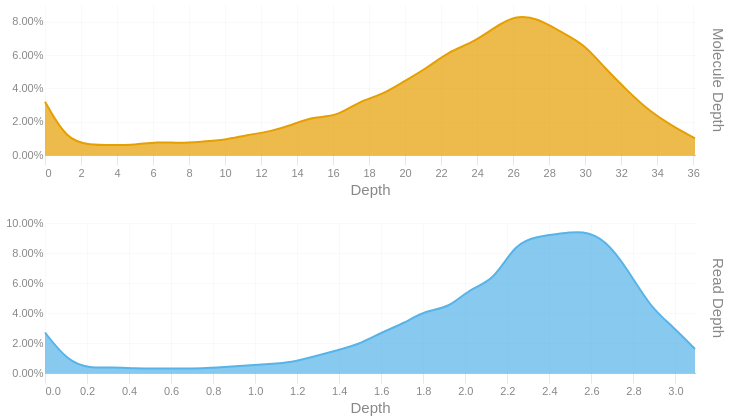

The notebook cell this image was saved under:
### Code cell
readdep = depth_hist(tb['Read Depth'], q99, 3)
readdep = readdep.with_columns(pl.lit('Read Depth').alias('Metric'))
if not SKIPLR:
    moldep = depth_hist(tb['Molecule Depth'], mol_q99, 1)
    moldep = moldep.with_columns(pl.lit('Molecule Depth').alias('Metric'))
    _hist = pl.concat([readdep, moldep])
    _hist = _hist.filter(pl.col('Proportion') != 0)
    with SafeRender(_hist):
        (
            alt.Chart(_hist)        
            .mark_area(interpolate = "basis")
            .encode(
                x=alt.X('Bin:Q').scale(domainMin=0).axis(alt.Axis(title='Depth')),
                y = alt.Y('Proportion:Q', title = None).axis(format = '.2%'),
                color = alt.Color('Metric:N').legend(None),
                row = alt.Row("Metric:N").header(title = None, labelOrient = 'right'),
                tooltip = [
                    alt.Tooltip("Metric:N", title = "Metric"),
                    alt.Tooltip('Interval:N', title = "Depth Interval"),
                    alt.Tooltip('Proportion:Q', title = "% Alignments").format('.2%')
                ]
            )
            .resolve_scale(x='independent', y='independent')
            .properties(
                height = 150, width = 650,
                usermeta={'embedOptions': {'downloadFileName': f'{samplename}.depth.hist'}}
            )
        ).display()
else:
    readdep = readdep.filter(pl.col('Proportion') != 0)
    with SafeRender(readdep):
        (
            alt.Chart(readdep)        
            .mark_area(interpolate = "basis")
            .encode(
                x=alt.X('Bin:Q').scale(domainMin=0).axis(alt.Axis(title='Depth')),
                y = alt.Y('Proportion:Q', title = None).axis(format = '.2%'),
                tooltip = [
                    alt.Tooltip('Interval:N', title = "Depth Interval"),
                    alt.Tooltip('Proportion:Q', title = "% Alignments").format('.2%')
                ]
            )
            .properties(
                usermeta={'embedOptions': {'downloadFileName': f'{samplename}.depth.hist'}}
            )
        ).display()

### Figure 1 — Vega-Lite specification as saved in the notebook (floating-point values rounded to 4 significant figures)
{"width": 650, "height": 150, "config": {"title": {"anchor": "start", "dy": -15, "fontSize": 18, "color": "#888888", "subtitleColor": "#888888", "subtitleFontSize": 14}, "arc": {"fill": "#0072B2"}, "axis": {"domainColor": "#888888", "domainWidth": 0.5, "gridWidth": 0.2, "grid": false, "titleFontWeight": 400, "titleFontSize": 15, "labelFontSize": 11, "labelColor": "#888888", "tickColor": "#888888", "tickWidth": 0.2, "titleColor": "#888888"}, "axisBand": {"grid": false}, "axisX": {"grid": true, "tickSize": 10, "domainCap": "round"}, "axisY": {"domain": false, "grid": true, "tickSize": 0, "domainCap": "round"}, "background": "transparent", "header": {"labelFontSize": 15, "labelColor": "#888888", "titleFontSize": 15, "titleFontWeight": 600, "titleColor": "#888888"}, "legend": {"labelFont": "sans-serif", "labelFontSize": 12, "labelColor": "#888888", "symbolSize": 100, "symbolType": "circle", "titleFontSize": 12, "titlePadding": 10, "titleColor": "#888888", "title": null}, "range": {"category": ["#E69F00", "#56B4E9", "#009E73", "#F0E442", "#0072B2", "#D55E00", "#CC79A7", "#000000"], "diverging": ["#cfe8f3", "#a2d4ec", "#73bfe2", "#46abdb", "#1696d2", "#12719e"]}, "area": {"fill": "#0072B2", "fillOpacity": 0.7, "line": true, "strokeOpacity": 0.7}, "line": {"color": "#0072B2", "stroke": "#0072B2", "strokeWidth": 2}, "trail": {"color": "#0072B2", "stroke": "#0072B2", "strokeWidth": 0, "size": 1}, "point": {"filled": true, "fillOpacity": 1.0, "size": 95}, "text": {"color": "#888888", "fontSize": 11, "align": "right", "fontWeight": 400, "size": 11}, "bar": {"fill": "#0072B2", "stroke": null}, "view": {"stroke": null, "continuousWidth": 660, "continuousHeight": 400}}, "data": {"name": "data-eea3521381503638a06ed122b3b8dbec"}, "mark": {"type": "area", "interpolate": "basis"}, "encoding": {"color": {"field": "Metric", "legend": null, "type": "nominal"}, "row": {"field": "Metric", "header": {"title": null, "labelOrient": "right"}, "type": "nominal"}, "tooltip": [{"field": "Metric", "title": "Metric", "type": "nominal"}, {"field": "Interval", "title": "Depth Interval", "type": "nominal"}, {"field": "Proportion", "format": ".2%", "title": "% Alignments", "type": "quantitative"}], "x": {"axis": {"title": "Depth"}, "field": "Bin", "scale": {"domainMin": 0}, "type": "quantitative"}, "y": {"axis": {"format": ".2%"}, "field": "Proportion", "title": null, "type": "quantitative"}}, "resolve": {"scale": {"x": "independent", "y": "independent"}}, "usermeta": {"embedOptions": {"downloadFileName": "S5_Kennetcook_3539.depth.hist"}}, "$schema": "https://vega.github.io/schema/vega-lite/v6.1.0.json", "datasets": {"data-eea3521381503638a06ed122b3b8dbec": [{"Bin": 0.0, "Interval": "0.0-0.107", "Proportion": 0.027, "Metric": "Read Depth"}, {"Bin": 0.107, "Interval": "0.107-0.213", "Proportion": 0.008, "Metric": "Read Depth"}, {"Bin": 0.213, "Interval": "0.213-0.32", "Proportion": 0.003, "Metric": "Read Depth"}, {"Bin": 0.32, "Interval": "0.32-0.427", "Proportion": 0.004, "Metric": "Read Depth"}, {"Bin": 0.427, "Interval": "0.427-0.533", "Proportion": 0.003, "Metric": "Read Depth"}, {"Bin": 0.533, "Interval": "0.533-0.64", "Proportion": 0.003, "Metric": "Read Depth"}, {"Bin": 0.64, "Interval": "0.64-0.747", "Proportion": 0.003, "Metric": "Read Depth"}, {"Bin": 0.747, "Interval": "0.747-0.853", "Proportion": 0.003, "Metric": "Read Depth"}, {"Bin": 0.853, "Interval": "0.853-0.96", "Proportion": 0.004, "Metric": "Read Depth"}, {"Bin": 0.96, "Interval": "0.96-1.067", "Proportion": 0.005, "Metric": "Read Depth"}, {"Bin": 1.067, "Interval": "1.067-1.173", "Proportion": 0.006, "Metric": "Read Depth"}, {"Bin": 1.173, "Interval": "1.173-1.28", "Proportion": 0.007, "Metric": "Read Depth"}, {"Bin": 1.28, "Interval": "1.28-1.387", "Proportion": 0.011, "Metric": "Read Depth"}, {"Bin": 1.387, "Interval": "1.387-1.493", "Proportion": 0.015, "Metric": "Read Depth"}, {"Bin": 1.493, "Interval": "1.493-1.6", "Proportion": 0.019, "Metric": "Read Depth"}, {"Bin": 1.6, "Interval": "1.6-1.707", "Proportion": 0.027, "Metric": "Read Depth"}, {"Bin": 1.707, "Interval": "1.707-1.813", "Proportion": 0.033, "Metric": "Read Depth"}, {"Bin": 1.813, "Interval": "1.813-1.92", "Proportion": 0.042, "Metric": "Read Depth"}, {"Bin": 1.92, "Interval": "1.92-2.027", "Proportion": 0.043, "Metric": "Read Depth"}, {"Bin": 2.027, "Interval": "2.027-2.133", "Proportion": 0.057, "Metric": "Read Depth"}, {"Bin": 2.133, "Interval": "2.133-2.24", "Proportion": 0.061, "Metric": "Read Depth"}, {"Bin": 2.24, "Interval": "2.24-2.347", "Proportion": 0.087, "Metric": "Read Depth"}, {"Bin": 2.347, "Interval": "2.347-2.453", "Proportion": 0.091, "Metric": "Read Depth"}, {"Bin": 2.453, "Interval": "2.453-2.56", "Proportion": 0.093, "Metric": "Read Depth"}, {"Bin": 2.56, "Interval": "2.56-2.667", "Proportion": 0.095, "Metric": "Read Depth"}, {"Bin": 2.667, "Interval": "2.667-2.773", "Proportion": 0.089, "Metric": "Read Depth"}, {"Bin": 2.773, "Interval": "2.773-2.88", "Proportion": 0.069, "Metric": "Read Depth"}, {"Bin": 2.88, "Interval": "2.88-2.987", "Proportion": 0.044, "Metric": "Read Depth"}, {"Bin": 2.987, "Interval": "2.987-3.093", "Proportion": 0.031, "Metric": "Read Depth"}, {"Bin": 3.093, "Interval": "3.093-3.2", "Proportion": 0.016, "Metric": "Read Depth"}, {"Bin": 0.0, "Interval": "0.0-1.2", "Proportion": 0.032, "Metric": "Molecule Depth"}, {"Bin": 1.2, "Interval": "1.2-2.5", "Proportion": 0.009, "Metric": "Molecule Depth"}, {"Bin": 2.5, "Interval": "2.5-3.7", "Proportion": 0.006, "Metric": "Molecule Depth"}, {"Bin": 3.7, "Interval": "3.7-5.0", "Proportion": 0.006, "Metric": "Molecule Depth"}, {"Bin": 5.0, "Interval": "5.0-6.2", "Proportion": 0.006, "Metric": "Molecule Depth"}, {"Bin": 6.2, "Interval": "6.2-7.5", "Proportion": 0.008, "Metric": "Molecule Depth"}, {"Bin": 7.5, "Interval": "7.5-8.7", "Proportion": 0.007, "Metric": "Molecule Depth"}, {"Bin": 8.7, "Interval": "8.7-10.0", "Proportion": 0.008, "Metric": "Molecule Depth"}, {"Bin": 10.0, "Interval": "10.0-11.2", "Proportion": 0.009, "Metric": "Molecule Depth"}, {"Bin": 11.2, "Interval": "11.2-12.5", "Proportion": 0.012, "Metric": "Molecule Depth"}, {"Bin": 12.5, "Interval": "12.5-13.7", "Proportion": 0.014, "Metric": "Molecule Depth"}, {"Bin": 13.7, "Interval": "13.7-14.9", "Proportion": 0.018, "Metric": "Molecule Depth"}, {"Bin": 14.9, "Interval": "14.9-16.2", "Proportion": 0.023, "Metric": "Molecule Depth"}, {"Bin": 16.2, "Interval": "16.2-17.4", "Proportion": 0.023, "Metric": "Molecule Depth"}, {"Bin": 17.4, "Interval": "17.4-18.7", "Proportion": 0.032, "Metric": "Molecule Depth"}, {"Bin": 18.7, "Interval": "18.7-19.9", "Proportion": 0.036, "Metric": "Molecule Depth"}, {"Bin": 19.9, "Interval": "19.9-21.2", "Proportion": 0.044, "Metric": "Molecule Depth"}, {"Bin": 21.2, "Interval": "21.2-22.4", "Proportion": 0.052, "Metric": "Molecule Depth"}, {"Bin": 22.4, "Interval": "22.4-23.7", "Proportion": 0.062, "Metric": "Molecule Depth"}, {"Bin": 23.7, "Interval": "23.7-24.9", "Proportion": 0.067, "Metric": "Molecule Depth"}, {"Bin": 24.9, "Interval": "24.9-26.1", "Proportion": 0.076, "Metric": "Molecule Depth"}, {"Bin": 26.1, "Interval": "26.1-27.4", "Proportion": 0.084, "Metric": "Molecule Depth"}, {"Bin": 27.4, "Interval": "27.4-28.6", "Proportion": 0.082, "Metric": "Molecule Depth"}, {"Bin": 28.6, "Interval": "28.6-29.9", "Proportion": 0.074, "Metric": "Molecule Depth"}, {"Bin": 29.9, "Interval": "29.9-31.1", "Proportion": 0.067, "Metric": "Molecule Depth"}, {"Bin": 31.1, "Interval": "31.1-32.4", "Proportion": 0.052, "Metric": "Molecule Depth"}, {"Bin": 32.4, "Interval": "32.4-33.6", "Proportion": 0.038, "Metric": "Molecule Depth"}, {"Bin": 33.6, "Interval": "33.6-34.9", "Proportion": 0.026, "Metric": "Molecule Depth"}, {"Bin": 34.9, "Interval": "34.9-36.1", "Proportion": 0.017, "Metric": "Molecule Depth"}, {"Bin": 36.1, "Interval": "36.1-37.35", "Proportion": 0.01, "Metric": "Molecule Depth"}]}}
